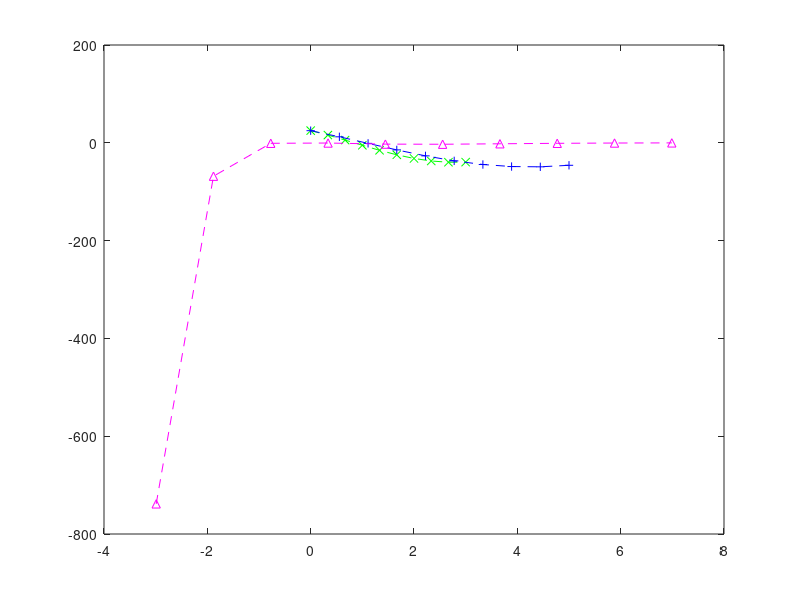

MATLAB code for this plot:
t1 = linspace(0,3, 10);
t2 = linspace(0,5, 10);
t3 = linspace(-2.99,6.99, 10);
a = 40.*cos(4.*t1/5+2.*pi/7);
b = (a/2 + 30.*sin(t2/2+exp(1)));
c = a./10.*sqrt(abs(b)).*t3.*exp(-t3);
figure(1)
% plot(t1, a)
% hold on
% plot(t2, b)
% plot(t3, c)
% hold off
plot(t1, a, 'g--x', t2, b, 'b--+', t3, c, 'm--^')